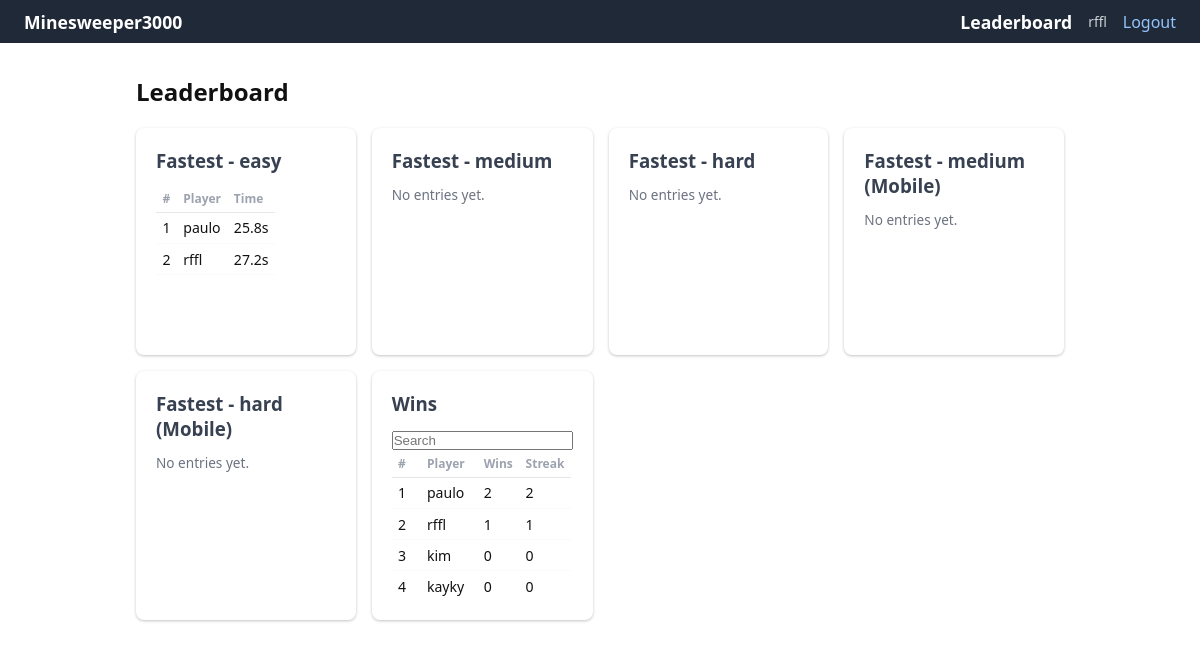
The page /leaderboard (signed in) on the database its author committed.
### models.py (models this page shows)
class User(SQLModel, table=True):
    id: int | None = Field(default = None, primary_key=True)
    name: str
    password: str

class BestTime(SQLModel, table=True):
    id: int = Field(default=None, primary_key=True)
    user_id: int = Field(foreign_key="user.id")
    difficulty: str
    time_seconds: float

class UserStats(SQLModel, table=True):
    id: int = Field(default=None, primary_key=True)
    user_id: int = Field(foreign_key="user.id", unique=True)
    games_won: int = Field(default=0)
    games_lost: int = Field(default=0)
    current_streak: int = Field(default=0)
    best_streak: int = Field(default=0)

### main.py (the view)
@app.get("/leaderboard", response_class=HTMLResponse)
async def leaderboard(request: Request, user: User = Depends(get_active_user), session: Session = Depends(get_session), busca: str | None=''):
    if not user:
        return RedirectResponse("/login")
    best_times = {}
    for diff in ["easy", "medium", "hard", "medium (Mobile)", "hard (Mobile)"]:
        rows = session.exec(select(BestTime, User).join(User, BestTime.user_id == User.id).where(BestTime.difficulty == diff).order_by(BestTime.time_seconds)).all()
        seen = {}
        for bt, u in rows:
            if u.name not in seen:
                seen[u.name] = round(bt.time_seconds, 1)
        best_times[diff] = list(seen.items())
    most_wins = session.exec(select(UserStats, User).join(User, UserStats.user_id == User.id).where(User.name.contains(busca)).order_by(UserStats.games_won.desc())).all()
    return templates.TemplateResponse(request, "leaderboard.html", {
        "user": user,
        "best_times": best_times,
        "most_wins": [(u.name, s.games_won, s.best_streak) for s, u in most_wins[:10]],
    })

### templates/leaderboard.html (shortened to what this page needs)
{% extends "index.html" %}
{% block content %}
<h2>Leaderboard</h2>
<div class="lb-grid">
    {% for diff in ["easy", "medium", "hard", "medium (Mobile)", "hard (Mobile)"] %}
    <section class="card">
        <h3>Fastest - {{ diff }}</h3>
        {% if best_times[diff] %}
        <table class="lb-table">
        <tr><th>#</th><th>Player</th><th>Time</th></tr>
        {% for name, secs in best_times[diff] %}
        <tr>
            <td>{{ loop.index }}</td><td>{{ name }}</td><td>{{ secs }}s</td>
        </tr>
        {% endfor %}
        </table>
        {% else %}
        <p class="hint">No entries yet.</p>
        {% endif %}
    </section>
    {% endfor %}
    <section class="card">
        <h3>Wins</h3>
        <input type="text"
            placeholder="Search"
            hx-get="/leaderboard"
            hx-target="#wins"
            hx-trigger="input changed delay:500ms"
            hx-select="#wins"
            name="busca">
        {% if most_wins %}
        <table id="wins" class="lb-table">
        <tr><th>#</th><th>Player</th><th>Wins</th><th>Streak</th></tr>
        {% for name, wins, streak in most_wins %}
        <tr>
        <td>{{ loop.index }}</td><td>{{ name }}</td><td>{{ wins }}</td><td>{{ streak }}</td>
        </tr>
        {% endfor %}
        </table>
        {% else %}
        <p class="hint">No data yet.</p>
        {% endif %}
    </section>
</div>
{% endblock %}

### templates/index.html (shortened to what this page needs)
<!DOCTYPE html>
<html lang="pt-br">
    <head>
        <link rel="stylesheet" href="/static/style.css">
    </head>
    <body>
        <nav>
        <a href="/">Minesweeper3000</a>
        {% if user %}
        <div class="nav-right">
            <a href="/leaderboard">Leaderboard</a>
            <span class="nav-user">{{ user.name }}</span>
            <a href="/logout">Logout</a>
        </div>
        {% endif %}
        </nav>
        <main id="main">
            {% block content %}{% endblock %}
        </main>
    </body>
</html>

### static/style.css (style rules this page uses)
*, *::before, *::after { box-sizing: border-box; margin: 0; padding: 0; }
body { font-family: system-ui, sans-serif; background: #ffffff; color: #111; }
nav { background: #1f2937; color: white; padding: .6rem 1.5rem; display: flex; flex-direction: column; align-items: flex-start; gap: 1rem; }
nav a { color: #93c5fd; text-decoration: none; }
nav a:first-child { color: white; font-weight: 700; font-size: 1.1rem; }
.nav-right { display: flex; gap: 1rem; align-items: center; }
.nav-user { color: #d1d5db; font-size: .85rem; }
#main { max-width: 960px; margin: 2rem auto; padding: 0 1rem; }
h2 { margin-bottom: 1.25rem; }
h3 { margin-bottom: .75rem; color: #374151; }
.hint { font-size: .85rem; color: #6b7280; margin-bottom: 1rem; }
.card { background: rgb(255, 255, 255); border-radius: 8px; padding: 1.25rem; box-shadow: 0 1px 3px rgba(0, 0, 0, 0.238); }
.lb-grid { display: grid; grid-template-columns: 1fr; gap: 1rem; }
.lb-table { display: block; height: 150px; overflow-y: auto; width: 100%; border-collapse: collapse; }
.lb-table { width: 100%; border-collapse: collapse; }
.lb-table th { font-size: .75rem; color: #9ca3af; text-align: left; padding: .3rem .4rem; border-bottom: 1px solid #e5e7eb; }
.lb-table td { padding: .35rem .4rem; border-bottom: 1px solid #f9fafb; font-size: .88rem; }
@media (min-width: 600px) { nav { flex-direction: row; justify-content: space-between; align-items: center; } }
@media (min-width: 600px) { .lb-grid { grid-template-columns: repeat(2, 1fr); } }
@media (min-width: 900px) { .lb-grid { grid-template-columns: repeat(4, 1fr); } }

### rows shown on the page
User: name "rffl", secs "27.2", wins "1", streak "1"
BestTime: name "paulo", secs "25.8", id "2"
UserStats: name "kim", wins "0", streak "0"
UserStats: name "kayky", wins "0", streak "0"

### other values the page prints
{{ diff }} "easy" "medium" "hard" "medium (Mobile)" "hard (Mobile)"
